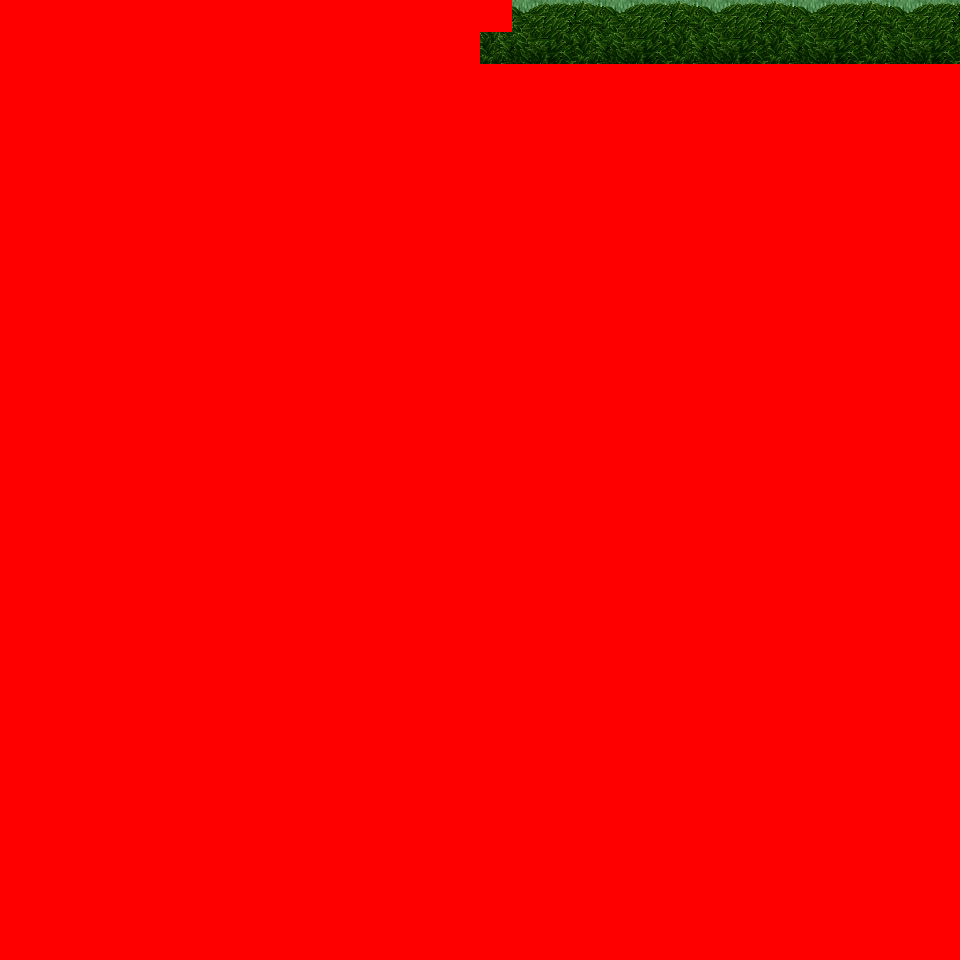

Tiled map render using the project's own tile images. Description and the map definition, with tile-layer contents summarised, below:
An orthogonal 30x30 tile map with 32x32 px tiles, 6 tile layers (Ground, Object, Object2, Above, ...), 24 tilesets and 2 objects (2x mapExit).

<map version="1.0" orientation="orthogonal" renderorder="right-down" width="30" height="30" tilewidth="32" tileheight="32" nextobjectid="3">
  <tileset firstgid="1" name="tileset_logic_collision" tilewidth="32" tileheight="32" tilecount="1" columns="1">
    <image source="../drawable/tileset_logic_collision.png" width="32" height="32" />
  </tileset>
  <tileset firstgid="2" name="tileset_ground_ground" tilewidth="32" tileheight="32" tilecount="33" columns="3">
    <image source="../drawable/tileset_ground_ground.png" width="96" height="352" />
  </tileset>
  <tileset firstgid="35" name="tileset_plant_tree_tree_darkgreen" tilewidth="32" tileheight="32" tilecount="88" columns="8">
    <image source="../drawable/tileset_plant_tree_tree_darkgreen.png" width="256" height="352" />
  </tileset>
  <tileset firstgid="123" name="tileset_logic_item_resources" tilewidth="32" tileheight="32" tilecount="6" columns="6">
    <image source="../drawable/tileset_logic_item_resources.png" width="192" height="32" />
  </tileset>
  <tileset firstgid="129" name="tileset_logic_creature_animal" tilewidth="32" tileheight="32" tilecount="32" columns="8">
    <image source="../drawable/tileset_logic_creature_animal.png" width="256" height="128" />
  </tileset>
  <tileset firstgid="161" name="tileset_plant_flower_daisy_blue" tilewidth="32" tileheight="32" tilecount="8" columns="2">
    <image source="../drawable/tileset_plant_flower_daisy_blue.png" width="64" height="128" />
  </tileset>
  <tileset firstgid="169" name="tileset_plant_flower_daisy_red" tilewidth="32" tileheight="32" tilecount="8" columns="2">
    <image source="../drawable/tileset_plant_flower_daisy_red.png" width="64" height="128" />
  </tileset>
  <tileset firstgid="177" name="tileset_plant_flower_daisy_white" tilewidth="32" tileheight="32" tilecount="8" columns="2">
    <image source="../drawable/tileset_plant_flower_daisy_white.png" width="64" height="128" />
  </tileset>
  <tileset firstgid="185" name="tileset_plant_flower_daisy_yellow" tilewidth="32" tileheight="32" tilecount="8" columns="2">
    <image source="../drawable/tileset_plant_flower_daisy_yellow.png" width="64" height="128" />
  </tileset>
  <tileset firstgid="193" name="tileset_building_thatched_roof_cottage2" tilewidth="32" tileheight="32" tilecount="20" columns="4">
    <image source="../drawable/tileset_building_thatched_roof_cottage2.png" width="128" height="160" />
  </tileset>
  <tileset firstgid="213" name="tileset_building_thatched_roof_cottage1" tilewidth="32" tileheight="32" tilecount="20" columns="4">
    <image source="../drawable/tileset_building_thatched_roof_cottage1.png" width="128" height="160" />
  </tileset>
  <tileset firstgid="233" name="tileset_logic_creature_elemental" tilewidth="32" tileheight="32" tilecount="16" columns="8">
    <image source="../drawable/tileset_logic_creature_elemental.png" width="256" height="64" />
  </tileset>
  <tileset firstgid="249" name="tileset_item_campfires" tilewidth="32" tileheight="32" tilecount="2" columns="2">
    <image source="../drawable/tileset_item_campfires.png" width="64" height="32" />
  </tileset>
  <tileset firstgid="251" name="tileset_furniture_light_flames" tilewidth="32" tileheight="32" tilecount="6" columns="6">
    <image source="../drawable/tileset_furniture_light_flames.png" width="192" height="32" />
  </tileset>
  <tileset firstgid="257" name="tileset_item_firewood" tilewidth="32" tileheight="32" tilecount="12" columns="3">
    <image source="../drawable/tileset_item_firewood.png" width="96" height="128" />
  </tileset>
  <tileset firstgid="269" name="tileset_plant_flower_bulbs" tilewidth="32" tileheight="32" tilecount="4" columns="1">
    <image source="../drawable/tileset_plant_flower_bulbs.png" width="32" height="128" />
  </tileset>
  <tileset firstgid="273" name="tileset_ground_grass_corners" tilewidth="32" tileheight="32" tilecount="24" columns="6">
    <image source="../drawable/tileset_ground_grass_corners.png" width="192" height="128" />
  </tileset>
  <tileset firstgid="297" name="tileset_ground_grass_edges" tilewidth="32" tileheight="32" tilecount="36" columns="12">
    <image source="../drawable/tileset_ground_grass_edges.png" width="384" height="96" />
  </tileset>
  <tileset firstgid="333" name="tileset_light_dim_yellow_light_5x5" tilewidth="32" tileheight="32" tilecount="25" columns="5">
    <image source="../drawable/tileset_light_dim_yellow_light_5x5.png" width="160" height="160" />
  </tileset>
  <tileset firstgid="358" name="tileset_plant_tree_fall_trees" tilewidth="32" tileheight="32" tilecount="40" columns="8">
    <image source="../drawable/tileset_plant_tree_fall_trees.png" width="256" height="160" />
  </tileset>
  <tileset firstgid="398" name="tileset_plant_leaves" tilewidth="32" tileheight="32" tilecount="8" columns="4">
    <image source="../drawable/tileset_plant_leaves.png" width="128" height="64" />
  </tileset>
  <tileset firstgid="406" name="tileset_ground_grass_2" tilewidth="32" tileheight="32" tilecount="21" columns="3">
    <image source="../drawable/tileset_ground_grass_2.png" width="96" height="224" />
  </tileset>
  <tileset firstgid="427" name="tileset_ground_rock_pebbles" tilewidth="32" tileheight="32" tilecount="3" columns="1">
    <image source="../drawable/tileset_ground_rock_pebbles.png" width="32" height="96" />
  </tileset>
  <tileset firstgid="430" name="tileset_logic_creature_fowl" tilewidth="32" tileheight="32" tilecount="6" columns="6">
    <image source="../drawable/tileset_logic_creature_fowl.png" width="192" height="32" />
  </tileset>
  <layer name="Ground" width="30" height="30">
    <data>[900 cells, 900 non-empty, 1 distinct tile ids]</data>
  </layer>
  <layer name="Object" width="30" height="30">
    <data>[900 cells, 0 non-empty, 0 distinct tile ids]</data>
  </layer>
  <layer name="Object2" width="30" height="30">
    <data>[900 cells, 0 non-empty, 0 distinct tile ids]</data>
  </layer>
  <layer name="Above" width="30" height="30">
    <data>[900 cells, 900 non-empty, 12 distinct tile ids]</data>
  </layer>
  <layer name="Above2" width="30" height="30">
    <data>[900 cells, 0 non-empty, 0 distinct tile ids]</data>
  </layer>
  <layer name="Walkable" width="30" height="30">
    <data>[900 cells, 871 non-empty, 1 distinct tile ids]</data>
  </layer>
  <objectgroup name="MapEvents">
    <object id="1" name="north" type="mapExit" x="512" y="0" width="448" height="32">
      <properties>
        <property name="map" value="level_0_x0_y26" />
        <property name="x" value="16" />
        <property name="y" value="28" />
      </properties>
    </object>
    <object id="2" name="east" type="mapExit" x="928" y="0" width="32" height="64">
      <properties>
        <property name="map" value="level_0_x1_y27" />
        <property name="x" value="1" />
        <property name="y" value="0" />
      </properties>
    </object>
  </objectgroup>
</map>
